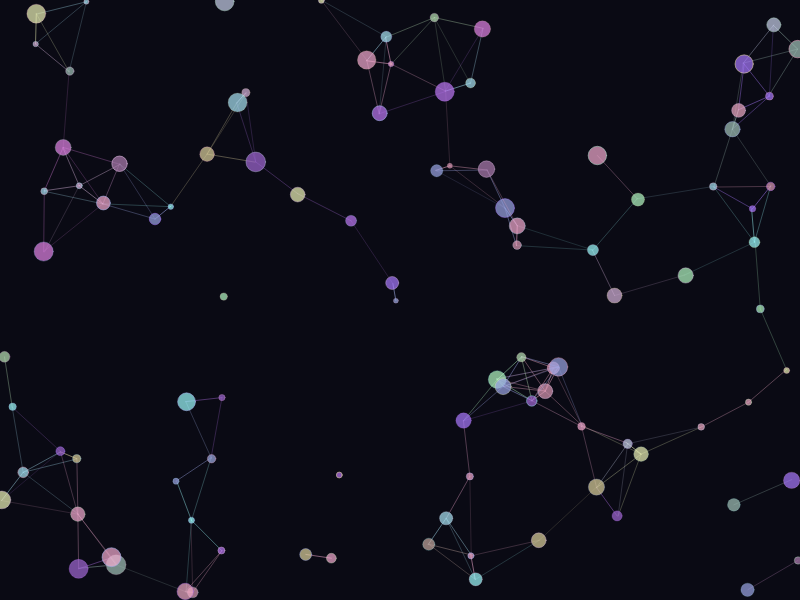
Frame 1 (no input)
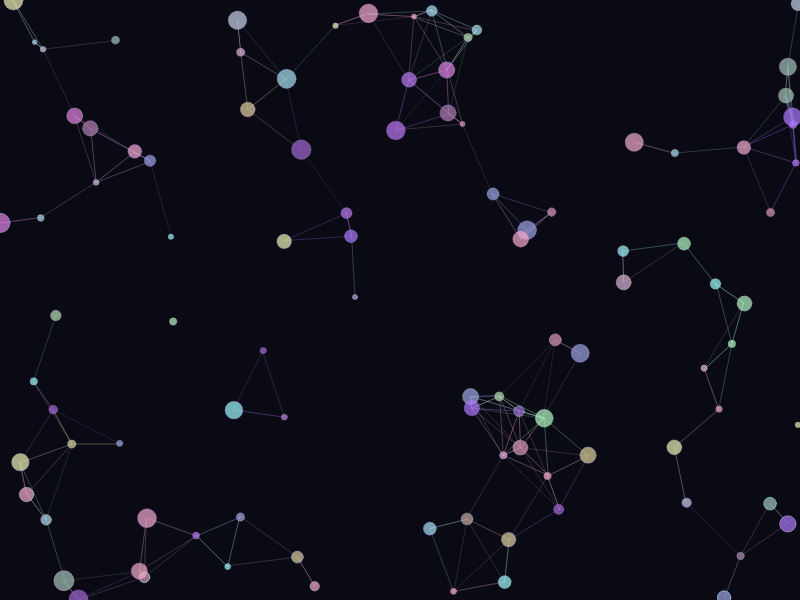
Frame 60 (no input)
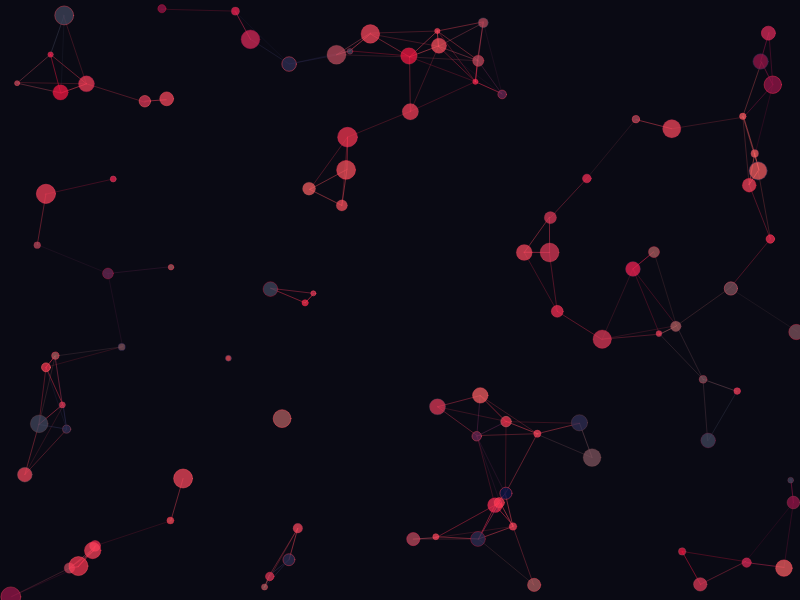
Frame 120 (the mouse pressed at the canvas centre since frame 60)

The p5.js sketch that drew these frames (run headless with seeded random() and noise() and a simulated clock; from frame 60 on, the mouse is pressed at the canvas centre):

// p5.js sketch
// ── sketch.js
let particles = [];
let connections = [];
let colorPalette = [];

function setup() {
  createCanvas(800, 600);
  noStroke();
  
  // Generate a vibrant color palette
  for (let i = 0; i < 20; i++) {
    colorPalette.push(color(
      random(150, 255),
      random(100, 255),
      random(150, 255),
      180
    ));
  }

  // Initialize particles
  for (let i = 0; i < 100; i++) {
    particles.push({
      x: random(width),
      y: random(height),
      vx: random(-1, 1),
      vy: random(-1, 1),
      size: random(5, 20),
      colorIndex: floor(random(colorPalette.length)),
      age: 0
    });
  }
}

function draw() {
  background(10, 10, 20);
  
  // Update and display particles
  for (let i = 0; i < particles.length; i++) {
    let p = particles[i];
    
    // Apply velocity
    p.x += p.vx;
    p.y += p.vy;
    
    // Boundary check with bounce
    if (p.x < 0 || p.x > width) p.vx *= -1;
    if (p.y < 0 || p.y > height) p.vy *= -1;
    
    // Slowly fade out as age increases
    p.age++;
    if (p.age > 200) {
      p.age = 0;
      p.x = random(width);
      p.y = random(height);
      p.vx = random(-1, 1);
      p.vy = random(-1, 1);
      p.colorIndex = floor(random(colorPalette.length));
    }
    
    // Draw particle
    fill(colorPalette[p.colorIndex]);
    ellipse(p.x, p.y, p.size);
    
    // Connect nearby particles
    for (let j = i + 1; j < particles.length; j++) {
      let other = particles[j];
      let d = dist(p.x, p.y, other.x, other.y);
      
      if (d < 80) {
        stroke(colorPalette[p.colorIndex]);
        strokeWeight(map(d, 0, 80, 1, 0.2));
        line(p.x, p.y, other.x, other.y);
      }
    }
  }

  // Occasionally shift the palette slightly
  if (frameCount % 100 === 0) {
    for (let i = 0; i < colorPalette.length; i++) {
      let c = colorPalette[i];
      let h = hue(c);
      let s = saturation(c);
      let b = brightness(c);
      
      // Slight hue shift over time
      h += random(-1, 1);
      if (h > 360) h -= 360;
      if (h < 0) h += 360;
      
      colorPalette[i] = color(h, s, b, 180);
    }
  }
}
